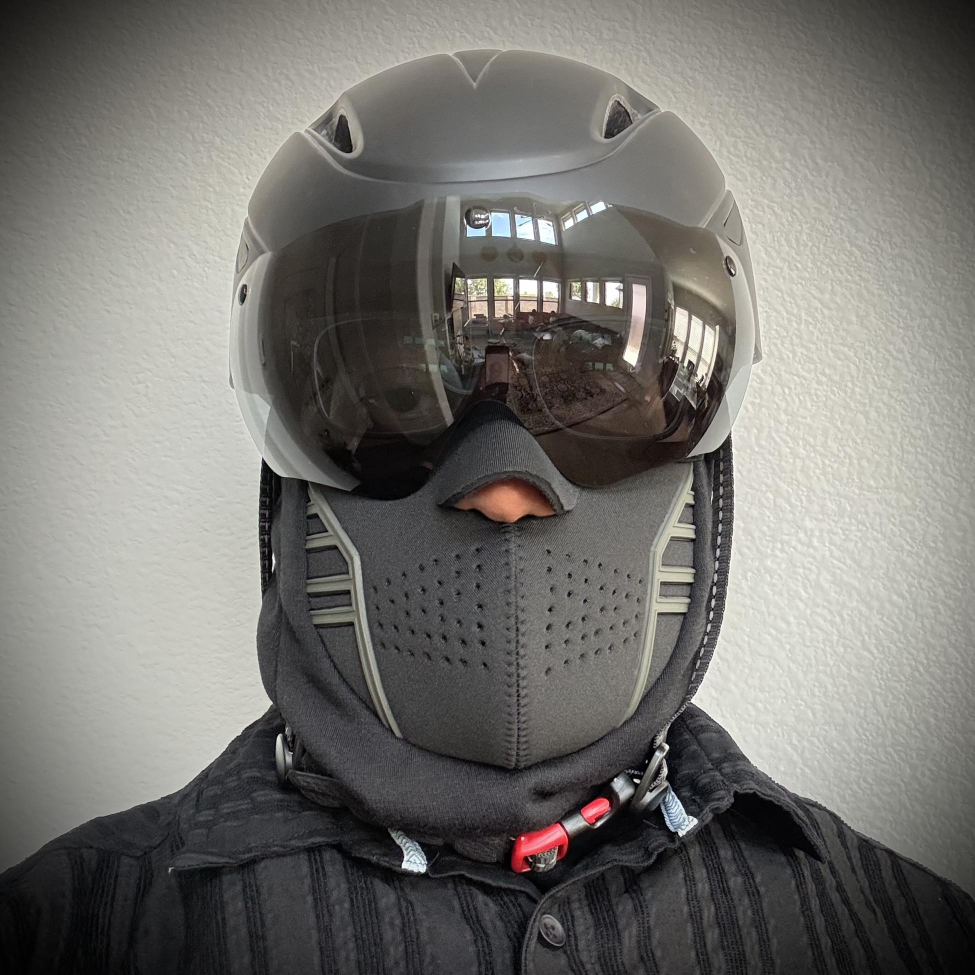
#> input picture CompressedSensing/portrait.jpg, 1949 x 1949 px (shown at 1/2 size)
$ jupyter execute CSExplanationRealistic.ipynb
#> lines starting #> are read from the running program, lines starting #| are printed output that depends on the picture
#> the sliders are set to percent = 10, n = 64
# Linear Combination of Fourier Basis

## 1D Discrete Fourier Transform

For a discrete signal $x[n]$ of length $N$:

$$
x[n] = \frac{1}{\sqrt{N}} \sum_{k=0}^{N-1} S[k] \, e^{\, j \, 2\pi \frac{kn}{N}},
\quad n = 0, 1, \dots, N-1
$$

- $e^{j 2\pi kn/N}$ are the **Fourier basis functions** (complex sinusoids).
- $S[k]$ are the **Fourier coefficients** (weights).
- The signal $x[n]$ is a **linear combination** of these basis functions.

In matrix-vector form:

$$
\mathbf{x} = \boldsymbol{\Psi} \, \mathbf{S}
$$

- $\mathbf{x}$ is the $N \times 1$ signal vector.
- $\boldsymbol{\Psi}$ is the $N \times N$ Fourier basis matrix.
- $\mathbf{S}$ is the $N \times 1$ coefficient vector.

---

[cell 1]
import numpy as np
import matplotlib.pyplot as plt
from skimage.transform import resize
import ipywidgets as widgets
from ipywidgets import interact
import plotly.graph_objects as go

# =========================================================
# Generate synthetic 1D signal
# =========================================================
def generate_signal(n):
    t = np.linspace(0, 1, n, endpoint=False)
    # Mix of sine waves
    signal = (
        0.7 * np.sin(2 * np.pi * 5 * t)
        + 0.5 * np.sin(2 * np.pi * 12 * t)
        + 0.3 * np.sin(2 * np.pi * 20 * t)
    )
    return signal, t

# =========================================================
# Interactive function
# =========================================================
def show_all(percent=10, n=64):
#> called with percent = 10, n = 64
    X, t = generate_signal(n)

    # Fourier basis (DFT matrix)
    Psi = np.fft.fft(np.eye(n)) / np.sqrt(n)

    # =====================================================
    # Fourier sparsity + reconstruction (matplotlib row 1)
    # =====================================================
    F = np.fft.fft(X)
    Fshift = np.fft.fftshift(F)
    F_abs = np.abs(Fshift)

    threshold = np.percentile(F_abs, 100 - percent) if percent > 0 else np.inf
    Fshift_sparse = np.where(F_abs >= threshold, Fshift, 0)

    # Reconstruction
    F_ishift = np.fft.ifftshift(Fshift_sparse)
    X_reconstructed = np.fft.ifft(F_ishift).real

    fig, axes = plt.subplots(1, 3, figsize=(14, 4))

    # Original signal
    axes[0].plot(t, X, color="black")
    axes[0].set_title("Original Signal", fontname="Times New Roman")

    # Fourier coefficients
    axes[1].stem(np.linspace(-n//2, n//2-1, n), np.abs(Fshift), basefmt=" ")
    axes[1].set_title(f"Fourier Spectrum", fontname="Times New Roman")

    # Reconstructed signal
    axes[2].plot(t, X_reconstructed, color="orange")
    axes[2].set_title(f"Reconstructed ({percent}% coeffs)", fontname="Times New Roman")

    plt.tight_layout()
    plt.show()
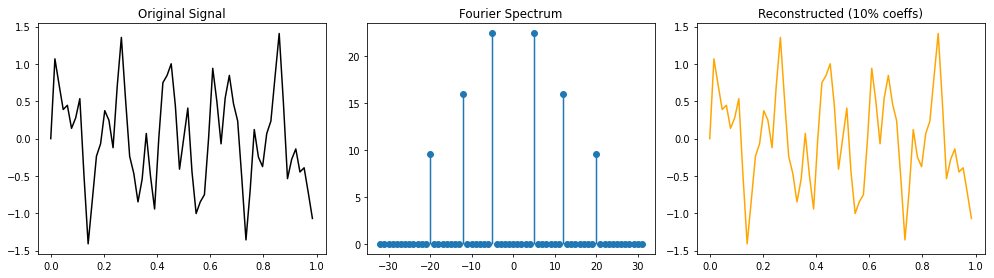
#> figure drawn by matplotlib, 3 panels; panel 1: curve peaks at x = 0.859, y = 1.41; panel 2: curve peaks at x = -5, y = 22.4; panel 3: curve peaks at x = 0.859, y = 1.41

    # =====================================================
    # Plotly visualization of X, Ψ, S (row 2)
    # =====================================================
    # Fourier coefficients (vector form)
    S = (np.linalg.inv(Psi) @ X).real

    # Sparsity mask
    S_abs = np.abs(S)
    threshold_S = np.percentile(S_abs, 100 - percent) if percent > 0 else np.inf
    S_sparse_mask = (S_abs >= threshold_S).astype(int)

    fig = go.Figure()

    # Fixed display size
    display_size = 256
    vector_width = 36
    block_gap = 120
    base_x = 0

    # X vector
    X_disp = resize(
        X.reshape(n,1),
        (display_size,1),
        anti_aliasing=False,
        order=0   # preserves discreteness
    )

    fig.add_trace(go.Heatmap(
        z=X_disp.repeat(vector_width, axis=1),
        colorscale="Gray",
        showscale=False,
        x=list(range(base_x, base_x + vector_width)),
        y=list(range(display_size)),
        name="X"
    ))
    fig.add_annotation(
        x=base_x + vector_width/2, y=-12, text="X (n×1)",
        showarrow=False, font=dict(size=18, family="Times New Roman")
    )
    base_x += vector_width + block_gap

    # Ψ matrix (resized for display)
    Psi_disp = resize(
        Psi.real,
        (display_size, display_size),
        anti_aliasing=False,
        order=0   # nearest-neighbor → preserves discreteness
        )

    fig.add_trace(go.Heatmap(
        z=Psi_disp,
        colorscale="RdBu",
        zmid=0,
        showscale=False,
        x=list(range(base_x, base_x + display_size)),
        y=list(range(display_size)),
        name="Psi"
    ))
    fig.add_annotation(
        x=base_x + display_size/2, y=-12, text="Ψ (n×n)",
        showarrow=False, font=dict(size=18, family="Times New Roman")
    )
    base_x += display_size + block_gap

    # S vector (mask, resized for display)
    S_disp = resize(
        S_sparse_mask.reshape(n,1),
        (display_size,1),
        anti_aliasing=False,
        order=0
    )
    fig.add_trace(go.Heatmap(
        z=S_disp.repeat(vector_width, axis=1),
        colorscale=[[0, "black"], [1, "orange"]],
        zmin=0, zmax=1,
        showscale=False,
        x=list(range(base_x, base_x + vector_width)),
        y=list(range(display_size)),
        name="S"
    ))
    fig.add_annotation(
        x=base_x + vector_width/2, y=-12,
        text=f"S support (top {percent}%)",
        showarrow=False, font=dict(size=18, family="Times New Roman")
    )

    # Layout
    fig.update_layout(
        font=dict(family="Times New Roman"),
        xaxis=dict(showticklabels=False, showgrid=False, zeroline=False),
        yaxis=dict(showticklabels=False, showgrid=False, zeroline=False, scaleanchor="x"),
        plot_bgcolor="white",
        margin=dict(l=20, r=20, t=40, b=60),
        height=500,
        width=1000
    )

    fig.show()

# =========================================================
# Interactive sliders
# =========================================================
interact(
    show_all,
    percent=widgets.IntSlider(min=0, max=100, step=1, value=10, description="Coeffs %"),
    n=widgets.IntSlider(min=16, max=256, step=16, value=64, description="Signal length")
)

[cell 2]
import plotly.io as pio

# =========================================================
# Save top row (matplotlib) as PDF
# =========================================================
# [138 lines left out: functions save_top_row_1d, save_bottom_row_1d, not called in this run]

[cell 3]
#save_top_row_1d(percent=5, n=256, filename="CS-top1d.pdf")
#save_bottom_row_1d(percent=5, n=256, filename="CS-bottom1d.pdf")

## 2D Discrete Fourier Transform (Images)

For an image $X[u,v]$ of size $N \times N$:

$$
X[u,v] = \frac{1}{N} \sum_{k=0}^{N-1} \sum_{\ell=0}^{N-1}
S[k,\ell] \, e^{\, j \, 2\pi \left( \frac{ku}{N} + \frac{\ell v}{N} \right)}
$$

- The **basis functions** are 2D sinusoids:

$$
e^{\, j \, 2\pi \left( \frac{ku}{N} + \frac{\ell v}{N} \right)}
$$

- The **coefficients** $S[k,\ell]$ specify the contribution of each basis.
- The original image is exactly a **linear combination** of these 2D basis patterns.

---

✅ **Key Idea:**
Every signal or image can be reconstructed as a weighted sum of Fourier basis functions.
The Fourier coefficients are the weights, and the basis functions are the building blocks.

[cell 4]
import numpy as np
import matplotlib.pyplot as plt
import matplotlib.image as mpimg
from skimage.color import rgb2gray
from skimage.transform import resize
import ipywidgets as widgets
from ipywidgets import interact
import plotly.graph_objects as go

# =========================================================
# Load and preprocess image
# =========================================================
img = mpimg.imread("portrait.jpg")
#> img is the input picture: shape (1949, 1949, 3); mean R, G, B 116.8, 115.2, 111.1

# convert to grayscale
if img.ndim == 3:
    img_gray = rgb2gray(img)
#> the sliders are set to percent = 20, n_side = 46
else:
    img_gray = img

# =========================================================
# Interactive function
# =========================================================
def show_all(percent=5, n_side=32):
    # Resize image for both reconstruction and matrix visualization
#> called with percent = 20, n_side = 46
    img_resized = resize(img_gray, (n_side, n_side), anti_aliasing=True)
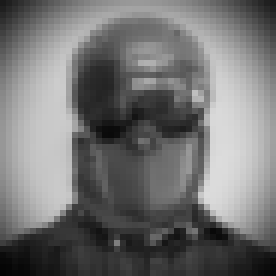
#> img_resized: shape (46, 46) float64 (shown 6 times larger); min 0.0132, max 0.863, mean 0.452
    X = img_resized.flatten()
#> X = 2116 values, max 0.863 at index 1232, min 0.0132 at index 2070, mean 0.452
    n = X.size
#> n = 2116

    # Fourier basis
    Psi = np.fft.fft(np.eye(n)) / np.sqrt(n)

    # =====================================================
    # Fourier sparsity + reconstruction (matplotlib row 1)
    # =====================================================
    F = np.fft.fft2(img_resized)
    Fshift = np.fft.fftshift(F)
    F_abs = np.abs(Fshift)
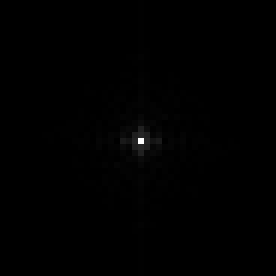
#> F_abs: shape (46, 46) float64 (shown 6 times larger); min 0.00616, max 956.6, mean 3.6; drawn with min black and max white

    threshold = np.percentile(F_abs, 100 - percent) if percent > 0 else np.inf
#> threshold = 2.94
    Fshift_sparse = np.where(F_abs >= threshold, Fshift, 0)

    # Sparse spectrum
    magnitude_sparse = np.log1p(np.abs(Fshift_sparse))
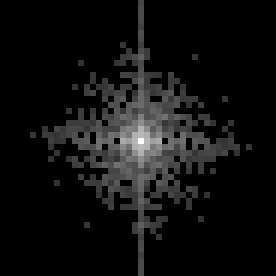
#> magnitude_sparse: shape (46, 46) float64 (shown 6 times larger); min 0, max 6.86, mean 0.43; drawn with min black and max white

    # Reconstruction
    F_ishift = np.fft.ifftshift(Fshift_sparse)
    img_reconstructed = np.fft.ifft2(F_ishift).real
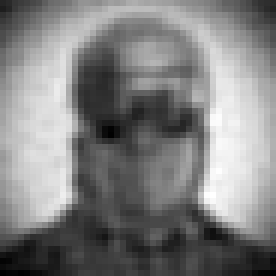
#> img_reconstructed: shape (46, 46) float64 (shown 6 times larger); min -0.0114, max 0.905, mean 0.452; drawn with min black and max white

    fig, axes = plt.subplots(1, 3, figsize=(12, 4))  # fixed figure size

    # Original
    axes[0].imshow(img_resized, cmap="gray")
    axes[0].set_title("Original Image", fontname="Times New Roman")
    axes[0].axis("off")

    # Chosen coefficients
    axes[1].imshow(magnitude_sparse, cmap="magma")
    axes[1].set_title(f"Top {percent}% Fourier Coeffs", fontname="Times New Roman")
    axes[1].axis("off")

    # Reconstruction
    axes[2].imshow(np.clip(img_reconstructed, 0, 1), cmap="gray")
    axes[2].set_title(f"Reconstructed ({percent}% coeffs)", fontname="Times New Roman")
    axes[2].axis("off")

    plt.tight_layout()
    plt.show()
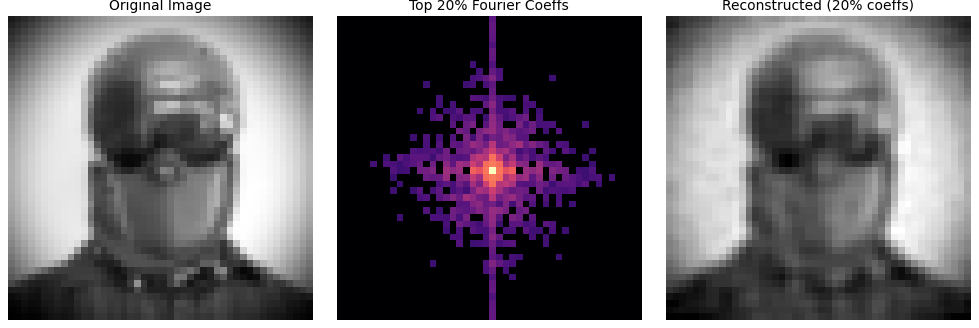
#> figure drawn by matplotlib, 3 panels

    # =====================================================
    # Plotly visualization of X, Ψ, S (row 2)
    # =====================================================
    # Fourier coefficients
    S = (np.linalg.inv(Psi) @ X).real
#> S = 2116 values, max 20.79 at index 0, min -2.81 at index 2115, mean 0.00223

    # Sparsity mask (0 or 1)
    S_abs = np.abs(S)
#> S_abs = 2116 values, max 20.79 at index 0, min 2.57e-05 at index 570, mean 0.0573
    threshold_S = np.percentile(S_abs, 100 - percent) if percent > 0 else np.inf
#> threshold_S = 0.0412
    S_sparse_mask = (S_abs >= threshold_S).astype(int)
#> S_sparse_mask = 2116 values, max 1 at index 0, min 0 at index 5, mean 0.2

    fig = go.Figure()

    # Fixed display size (independent of n)
    display_size = 256   # controls readability
    vector_width = 36
    block_gap = 120
    base_x = 0

    # X vector (resized for display)
    X_disp = resize(X.reshape(n,1), (display_size,1), anti_aliasing=False)
#> X_disp = 256 values, max 0.854 at index 132, min 0.0135 at index 250, mean 0.454
    fig.add_trace(go.Heatmap(
        z=X_disp.repeat(vector_width, axis=1),
        colorscale="Gray",
        showscale=False,
        x=list(range(base_x, base_x + vector_width)),
        y=list(range(display_size)),
        name="X"
    ))
    fig.add_annotation(
        x=base_x + vector_width/2, y=-12, text="X (n×1)",
        showarrow=False, font=dict(size=18, family="Times New Roman")
    )
    base_x += vector_width + block_gap

    # Ψ matrix (resized square for display)
    Psi_disp = resize(Psi.real, (display_size, display_size), anti_aliasing=False)
    fig.add_trace(go.Heatmap(
        z=Psi_disp,
        colorscale="RdBu",
        zmid=0,
        showscale=False,
        x=list(range(base_x, base_x + display_size)),
        y=list(range(display_size)),
        name="Psi"
    ))
    fig.add_annotation(
        x=base_x + display_size/2, y=-12, text="Ψ (n×n)",
        showarrow=False, font=dict(size=18, family="Times New Roman")
    )
    base_x += display_size + block_gap

    # S vector (mask, nearest-neighbor resize to keep binary)
    S_disp = resize(
        S_sparse_mask.reshape(n,1),
        (display_size,1),
        anti_aliasing=False,
        order=0  # nearest-neighbor → keeps 0/1
    )
#> S_disp = 256 values, max 1 at index 0, min 0 at index 2, mean 0.188

    fig.add_trace(go.Heatmap(
        z=S_disp.repeat(vector_width, axis=1),
        colorscale=[[0, "black"], [1, "orange"]],  # binary colormap
        zmin=0, zmax=1,
        showscale=False,
        x=list(range(base_x, base_x + vector_width)),
        y=list(range(display_size)),
        name="S"
    ))
    fig.add_annotation(
        x=base_x + vector_width/2, y=-12,
        text=f"S support (top {percent}%)",
        showarrow=False, font=dict(size=18, family="Times New Roman")
    )

    # Layout (fixed size, stable regardless of n)
    fig.update_layout(
        font=dict(family="Times New Roman"),
        xaxis=dict(showticklabels=False, showgrid=False, zeroline=False),
        yaxis=dict(showticklabels=False, showgrid=False, zeroline=False, scaleanchor="x"),
        plot_bgcolor="white",
        margin=dict(l=20, r=20, t=40, b=60),
        height=600,
        width=1200
    )

    fig.show()

# =========================================================
# Interactive sliders
# =========================================================
interact(
    show_all,
    percent=widgets.IntSlider(min=0, max=100, step=1, value=20, description="Coeffs %"),
    n_side=widgets.IntSlider(min=8, max=64, step=2, value=46, description="Image size")
)
